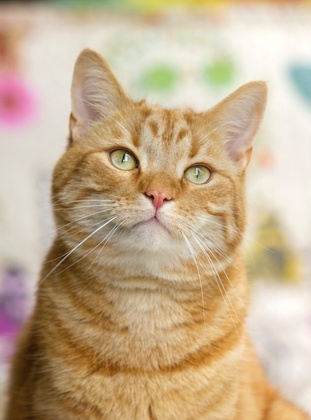
%> input picture Experiment 1b/Cat.jpg, 311 x 420 px, shrunk from 1516 x 2048 before the run
$ octave experiment1b.m   (GNU Octave 9; MATLAB toolbox functions it lacks are replaced by stand-ins)
%> lines starting %> are read from the running program, lines starting %| are printed output that depends on the picture
I = imread('Cat.jpg');
%> I is the input picture: size 420x311x3 uint8; mean R, G, B 197.3, 174.2, 143.5
J = rgb2gray(I);
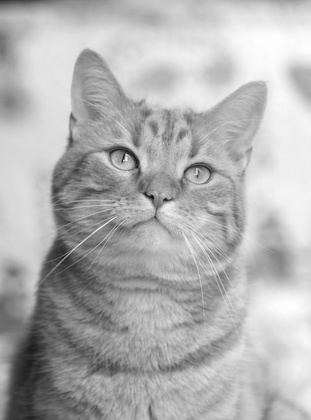
%> J: size 420x311 uint8; min 11, max 254, mean 177.6
[r, c] = size(J);
%> r = 420; c = 311
s = r*c;
%> s = 130620
h = zeros(1, 256);
z = zeros(1, 300);

for i = 1:r
for j = 1:c
    t = J(i,j);
h(t) = h(t)+1;
end
end
%> after the loop, h = 256 values, max 1482 at index 219, min 0 at index 1, mean 510.2
pdf = h/s;
%> pdf = 256 values, max 0.0113 at index 219, min 0 at index 1, mean 0.00391
cdf(1) = pdf(1);
for i = 2:256
cdf(i) = cdf(i-1)+pdf(i)
end
%> after the loop, cdf = 256 values from 0 to 1
new = round(cdf*256);
%> new = 256 values from 0 to 256
new = new+1;
%> new = 256 values from 1 to 257
for i=1:r
for j=1:c
temp = J(i,j);
b(i,j) = new(temp);
t = b(i,j);
z(t) = z(t)+1;
end
end
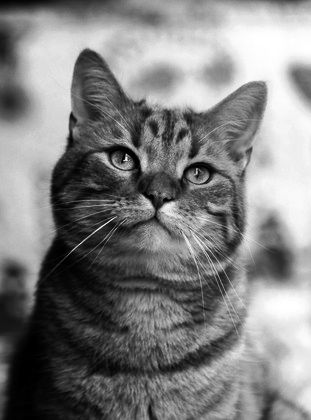
%> b: size 420x311 double; min 1, max 257, mean 129.9; drawn with min black and max white
%> after the loop, z = 300 values, max 1482 at index 208, min 0 at index 45, mean 435.4
b=b-1;
subplot(2,2,1), imshow(J);
title('Gray image');
subplot(2,2,2), bar(h, 'b');
title('Histogram calculated');
subplot(2,2,3), imshow(uint8(b));
title('Emhanced image calculated');
subplot(2,2,4), bar(z, 'b');
title('Histogram calculated for Enhanced image');
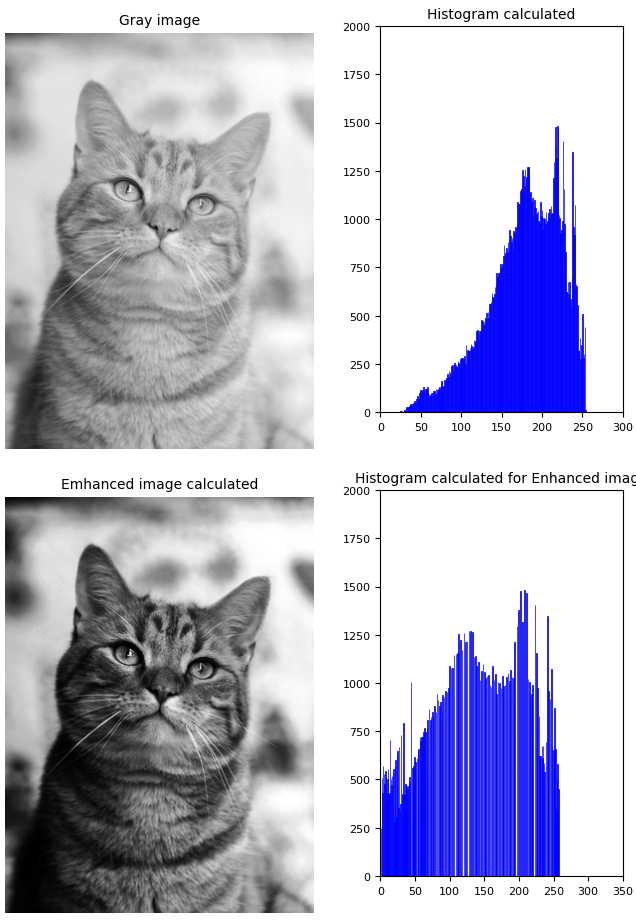
%> figure redrawn from the program's plot data, 4 panels
